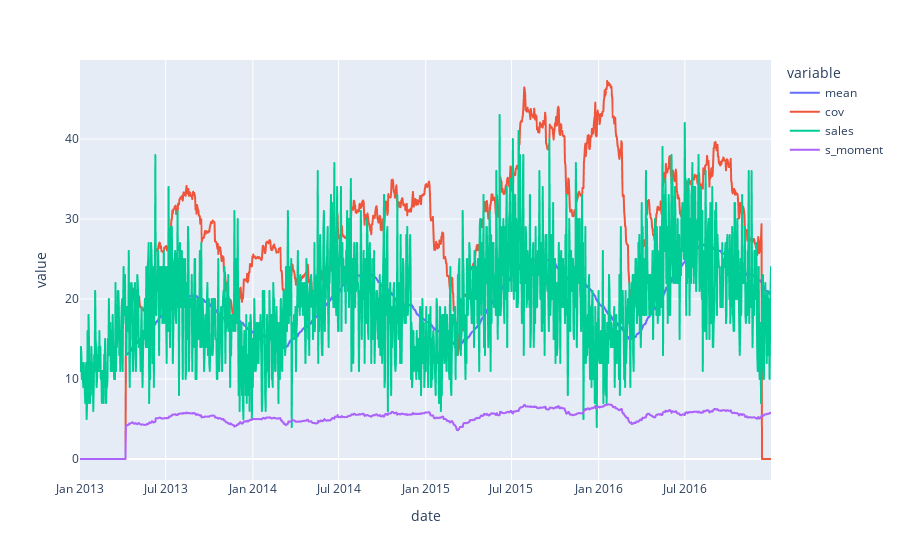

The notebook cell saved with this chart:
### Code cell
# Weak stationary test
sales_train = item_train_set['sales'].to_numpy()

mean, cov, s_moment, std = stationary_test(sales_train, delta=20,ad=True) 
mean_value = np.zeros(len(sales_train))
mean_value[mean[0][0]:] = mean[1]

cov_value = np.zeros(len(sales_train))
cov_value[cov[0][0]:len(cov[1])+cov[0][0]] = cov[1]

std_value = np.zeros(len(sales_train))
std_value[mean[0][0]:] = std

s_moment_value = np.zeros(len(sales_train))
s_moment_value[mean[0][0]:] = s_moment

item_train_set['mean'] = mean_value
item_train_set['cov'] = cov_value
item_train_set['s_moment'] = std_value

fig = px.line(item_train_set, x='date', y=['mean', 'cov', 'sales', 's_moment'])
fig.show()

### Figure 1 — Plotly figure (JSON) as saved in the notebook; plotly's stock layout.template omitted (floating-point values rounded to 4 significant figures; data arrays with more than 128 entries replaced by an {"elided": "..."} marker saying what was removed)
{"data": [{"hovertemplate": "variable=mean<br>date=%{x}<br>value=%{y}<extra></extra>", "legendgroup": "mean", "line": {"color": "#636efa", "dash": "solid"}, "mode": "lines", "name": "mean", "showlegend": true, "type": "scattergl", "x": {"elided": "1460 str values"}, "xaxis": "x", "y": {"elided": "1460 float values"}, "yaxis": "y"}, {"hovertemplate": "variable=cov<br>date=%{x}<br>value=%{y}<extra></extra>", "legendgroup": "cov", "line": {"color": "#EF553B", "dash": "solid"}, "mode": "lines", "name": "cov", "showlegend": true, "type": "scattergl", "x": {"elided": "1460 str values"}, "xaxis": "x", "y": {"elided": "1460 float values"}, "yaxis": "y"}, {"hovertemplate": "variable=sales<br>date=%{x}<br>value=%{y}<extra></extra>", "legendgroup": "sales", "line": {"color": "#00cc96", "dash": "solid"}, "mode": "lines", "name": "sales", "showlegend": true, "type": "scattergl", "x": {"elided": "1460 str values"}, "xaxis": "x", "y": {"elided": "1460 int values"}, "yaxis": "y"}, {"hovertemplate": "variable=s_moment<br>date=%{x}<br>value=%{y}<extra></extra>", "legendgroup": "s_moment", "line": {"color": "#ab63fa", "dash": "solid"}, "mode": "lines", "name": "s_moment", "showlegend": true, "type": "scattergl", "x": {"elided": "1460 str values"}, "xaxis": "x", "y": {"elided": "1460 float values"}, "yaxis": "y"}], "layout": {"legend": {"title": {"text": "variable"}, "tracegroupgap": 0}, "margin": {"t": 60}, "xaxis": {"anchor": "y", "domain": [0, 1], "title": {"text": "date"}}, "yaxis": {"anchor": "x", "domain": [0, 1], "title": {"text": "value"}}}}
